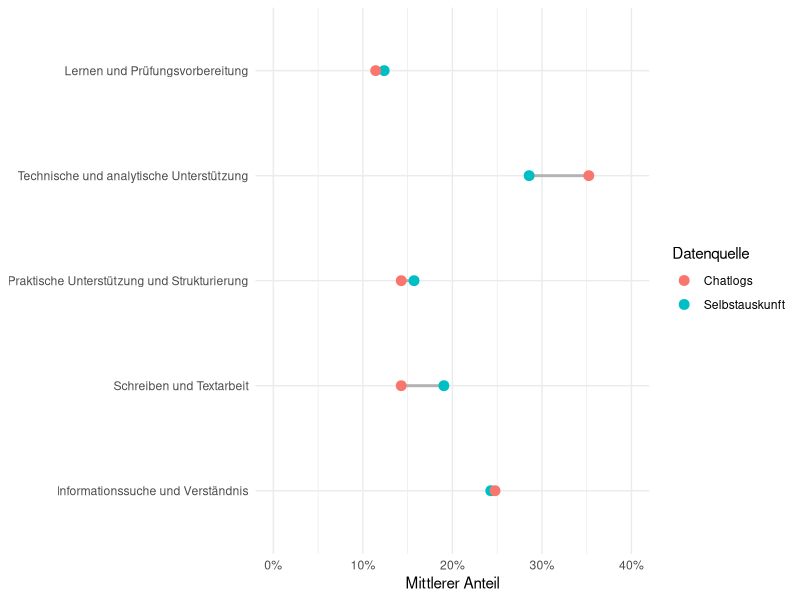
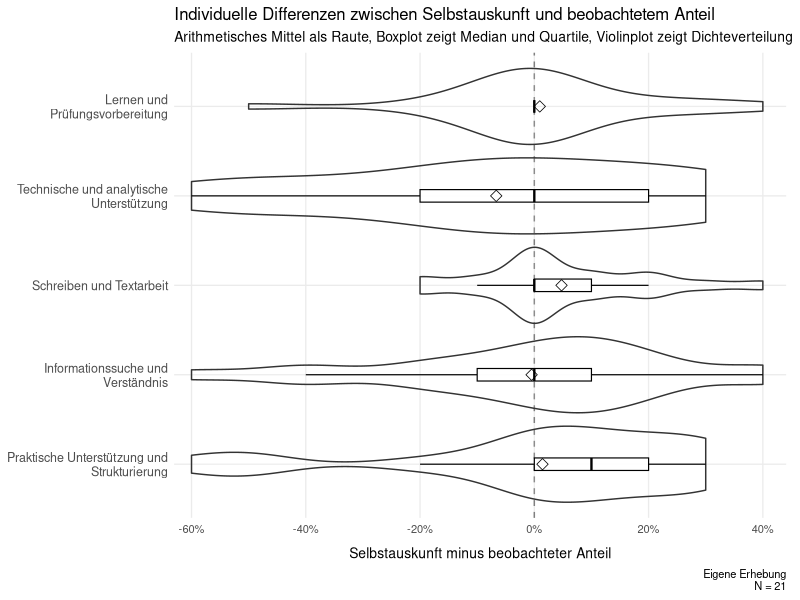
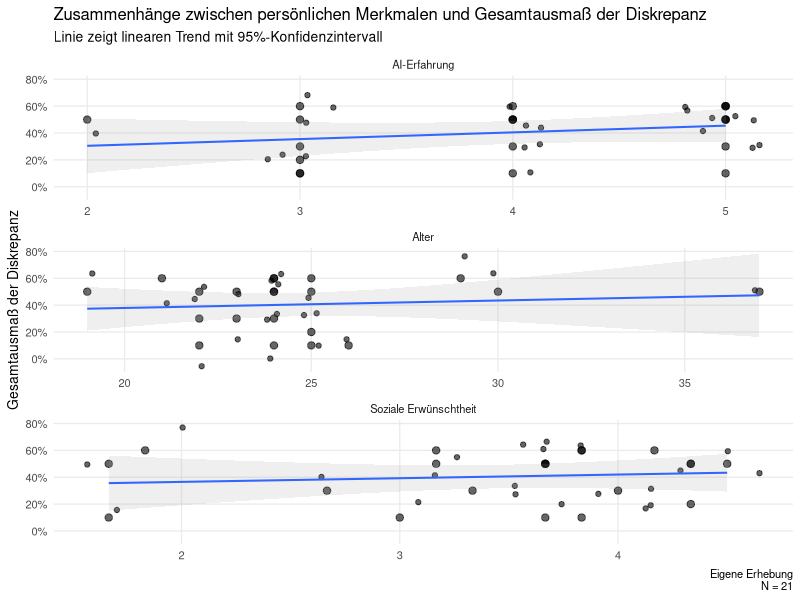
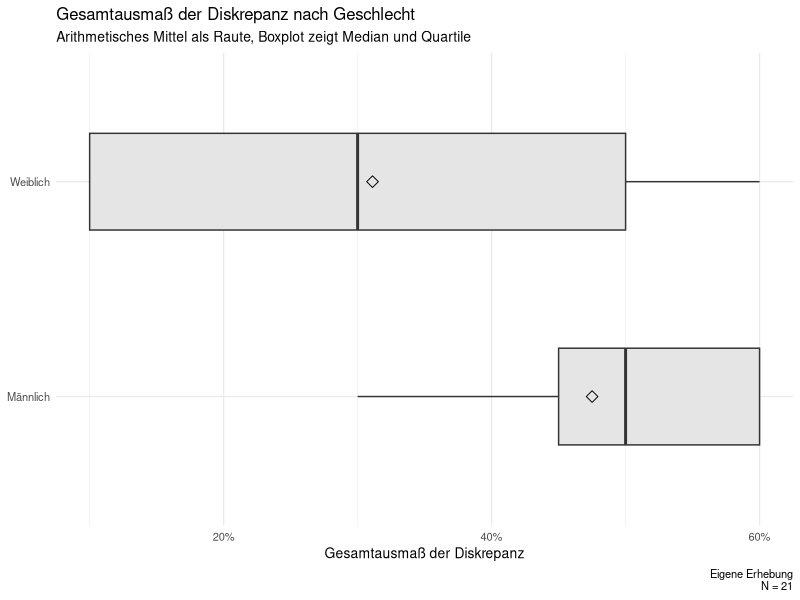

Source code (R) for these figures, in order:
library(here)
library(readr)
library(dplyr)
library(tidyr)
library(ggplot2)
library(scales)

df_analysis <- read_csv(
  here("data", "processed", "analysis_dataset.csv"),
  show_col_types = FALSE
)

global_digits <- 2


### Label vergeben

SA_cols <- c(
  "SA_info",
  "SA_schreiben",
  "SA_praktisch",
  "SA_technisch",
  "SA_lernen"
)

BE_cols <- c(
  "BE_info",
  "BE_schreiben",
  "BE_praktisch",
  "BE_technisch",
  "BE_lernen"
)

D_cols <- c(
  "D_info",
  "D_schreiben",
  "D_praktisch",
  "D_technisch",
  "D_lernen"
)

##
df_analysis <- df_analysis |>
  mutate(
    SA_krit_code = case_when(
      crit_visible_chat %in% c(1, 2) ~ 0L,
      crit_visible_chat %in% c(4, 5) ~ 1L,
      TRUE ~ NA_integer_
    )
  )

df_analysis <- df_analysis |>
  mutate(
    K_Diskrepanz =
      Modus_Kritik - SA_krit_code,

    K_Diskrepanz_Label = case_when(
      K_Diskrepanz == -1 ~ "falsches positiv",
      K_Diskrepanz == 0  ~ "korrekt",
      K_Diskrepanz == 1  ~ "falsches negativ",
      TRUE ~ NA_character_
    )
  )



### Long-format

task_long <- bind_rows(
  df_analysis |>
    transmute(
      id,
      task = "Informationssuche und Verständnis",
      self_report = SA_info,
      observed = BE_info,
      difference = D_info
    ),

  df_analysis |>
    transmute(
      id,
      task = "Schreiben und Textarbeit",
      self_report = SA_schreiben,
      observed = BE_schreiben,
      difference = D_schreiben
    ),

  df_analysis |>
    transmute(
      id,
      task = "Praktische Unterstützung und Strukturierung",
      self_report = SA_praktisch,
      observed = BE_praktisch,
      difference = D_praktisch
    ),

  df_analysis |>
    transmute(
      id,
      task = "Technische und analytische Unterstützung",
      self_report = SA_technisch,
      observed = BE_technisch,
      difference = D_technisch
    ),

  df_analysis |>
    transmute(
      id,
      task = "Lernen und Prüfungsvorbereitung",
      self_report = SA_lernen,
      observed = BE_lernen,
      difference = D_lernen
    )
)

## Reihenfolge festlegen

task_levels <- c(
  "Informationssuche und Verständnis",
  "Schreiben und Textarbeit",
  "Praktische Unterstützung und Strukturierung",
  "Technische und analytische Unterstützung",
  "Lernen und Prüfungsvorbereitung"
)

task_long <- task_long |>
  mutate(
    task = factor(
      task,
      levels = task_levels
    )
  )


## Vergleichstabelle erzeugen

task_summary <- task_long |>
  group_by(task) |>
  summarise(
    N = n(),

    mean_self_report = mean(self_report),
    sd_self_report = sd(self_report),

    mean_observed = mean(observed),
    sd_observed = sd(observed),

    mean_difference = mean(difference),
    median_difference = median(difference),

    mean_absolute_difference = mean(abs(difference)),

    exact_agreement_n = sum(abs(difference) < 1e-10),
    exact_agreement_percent =
      100 * exact_agreement_n / N,

    .groups = "drop"
  )

task_summary


## Personenbezogenes Gesamtdiskrepanz

person_discrepancy <- task_long |>
  group_by(id) |>
  summarise(
    total_variation =
      0.5 * sum(abs(difference)),

    mean_absolute_difference =
      mean(abs(difference)),

    largest_difference =
      max(abs(difference)),

    .groups = "drop"
  )

person_discrepancy |>
  summarise(
    N = n(),
    mean = mean(total_variation),
    sd = sd(total_variation),
    median = median(total_variation),
    minimum = min(total_variation),
    maximum = max(total_variation)
  )

## Visualisierung

task_means_long <- task_summary |>
  dplyr::select(
    task,
    mean_self_report,
    mean_observed
  ) |>
  tidyr::pivot_longer(
    cols = c(
      mean_self_report,
      mean_observed
    ),
    names_to = "source",
    values_to = "mean"
  ) |>
  dplyr::mutate(
    source = dplyr::recode(
      source,
      mean_self_report = "Selbstauskunft",
      mean_observed = "Chatlogs"
    )
  )

task_means_long

plot_task_means <- ggplot(
  task_means_long,
  aes(
    x = mean,
    y = task,
    color = source
  )
) +
  geom_line(
    aes(group = task),
    color = "grey70",
    linewidth = 1
  ) +
  geom_point(size = 3) +
  scale_x_continuous(
    labels = label_percent(),
    limits = c(0, 0.40)
  ) +
  labs(
    x = "Mittlerer Anteil",
    y = NULL,
    color = "Datenquelle"
  ) +
  theme_minimal()

plot_task_means


### Individuelle Differenzen

task_long_plot <- task_long |>
  mutate(
    task = forcats::fct_reorder(
      task,
      difference,
      .fun = median,
      .na_rm = TRUE,
      .desc = TRUE
    )
  )

plot_task_differences <- ggplot(
  task_long_plot,
  aes(
    x = difference,
    y = task
  )
) +
  geom_vline(
    xintercept = 0,
    linetype = "dashed",
    color = "grey50"
  ) +
  geom_violin(
    orientation = "y",
    scale = "width",
    trim = TRUE,
    adjust = 1.1,
    width = 0.85,
    alpha = 0.1
  ) +
  geom_boxplot(
    orientation = "y",
    width = 0.14,
    outlier.shape = NA,
    fill = "white",
    color = "black",
    alpha = 0.9,
    linewidth = 0.4
  ) +
  # Mittelwert als Raute
  stat_summary(
    orientation = "y",
    fun = mean,
    geom = "point",
    shape = 23,
    size = 2.8,
    color = "black",
    stroke = 0.4
  ) +
  scale_y_discrete(
    labels = \(x) stringr::str_wrap(x, width = 28)
  ) +
  scale_x_continuous(
    labels = scales::label_percent(),
    breaks = seq(-0.6, 0.4, 0.2),
    limits = c(-0.62, 0.42),
    expand = expansion(mult = c(0.01, 0.02))
  ) +
  labs(
    x = "Selbstauskunft minus beobachteter Anteil",
    y = NULL,
    title = "Individuelle Differenzen zwischen Selbstauskunft und beobachtetem Anteil",
    subtitle = "Arithmetisches Mittel als Raute, Boxplot zeigt Median und Quartile, Violinplot zeigt Dichteverteilung",
    caption = paste(
      "Eigene Erhebung\n N =",
      n_distinct(task_long_plot$id)
      )
  ) +
  theme_minimal(base_size = 10) +
  theme(
    panel.grid.minor = element_blank(),
    axis.text.y = element_text(
      size = 9,
      lineheight = 0.95
    ),
    axis.subtitle.x = element_text(
      size = 7,
      margin = margin(t = 4)
    ),
    axis.title.x = element_text(
      size = 10,
      margin = margin(t = 8)
    ),
    plot.margin = margin(
      t = 5,
      r = 10,
      b = 5,
      l = 5
    )
  )

plot_task_differences


### Interaktionsstil

sentiment_results <- df_analysis |>
  transmute(
    id,

    self_report = factor(
      SA_sent_code,
      levels = c(-1, 0, 1),
      labels = c(
        "Freundlich",
        "Neutral",
        "Unfreundlich"
      )
    ),

    observed = factor(
      Modus_Sentiment,
      levels = c(-1, 0, 1),
      labels = c(
        "Freundlich",
        "Neutral",
        "Unfreundlich"
      )
    ),

    discrepancy = factor(
      S_Diskrepanz_Label,
      levels = c(
        "unfreundlicher",
        "korrekt",
        "freundlicher"
      )
    )
  )

# Kreuztabelle
sentiment_cross_table <- sentiment_results |>
  count(self_report, observed) |>
  complete(
    self_report,
    observed,
    fill = list(n = 0)
  )

sentiment_cross_table

# Zusammenfassung Kreuztabelle

sentiment_summary <- sentiment_results |>
  count(discrepancy, name = "N") |>
  mutate(
    Prozent = 100 * N / sum(N)
  )

sentiment_summary

### Kritisches Prüfen

critical_results <- df_analysis |>
  transmute(
    id,

    self_report = factor(
      SA_krit_code,
      levels = c(0, 1),
      labels = c("Nein", "Ja")
    ),

    observed = factor(
      Modus_Kritik,
      levels = c(0, 1),
      labels = c("Nein", "Ja")
    ),

    discrepancy = factor(
      K_Diskrepanz_Label,
      levels = c(
        "falsches positiv",
        "korrekt",
        "falsches negativ"
      ),
      labels = c(
        "Nur in Selbstauskunft",
        "Übereinstimmung",
        "Nur in Chatlogs"
      )
    )
  )

### Kreuztabelle
critical_cross_table <- critical_results |>
  count(self_report, observed) |>
  complete(
    self_report,
    observed,
    fill = list(n = 0)
  )

critical_cross_table


### Zusammenfassung der Kreuztabelle
critical_summary <- critical_results |>
  count(discrepancy, name = "N") |>
  mutate(
    Prozent = 100 * N / sum(N)
  )

critical_summary


# Diskrepanzen nach Charakteristiken

df_discrepancy <- df_analysis |>
  mutate(
    discrepancy_total = 0.5 * (
      abs(D_info) +
        abs(D_schreiben) +
        abs(D_praktisch) +
        abs(D_technisch) +
        abs(D_lernen)
    ),

    gender_label = factor(
      gender,
      levels = c(1, 2),
      labels = c("Männlich", "Weiblich")
    )
  )


### Kontinuierliche Merkmale

continuous_associations <- df_discrepancy |>
  select(
    discrepancy_total,
    age,
    ai_experience,
    social_desir_mean
  ) |>
  pivot_longer(
    cols = -discrepancy_total,
    names_to = "variable",
    values_to = "value"
  ) |>
  mutate(
    variable = recode(
      variable,
      age = "Alter",
      ai_experience = "AI-Erfahrung",
      social_desir_mean = "Soziale Erwünschtheit"
    )
  )

association_summary <- continuous_associations |>
  group_by(variable) |>
  summarise(
    N = sum(complete.cases(value, discrepancy_total)),

    rho = cor(
      value,
      discrepancy_total,
      method = "spearman",
      use = "complete.obs"
    ),

    p_value = cor.test(
      value,
      discrepancy_total,
      method = "spearman",
      exact = FALSE
    )$p.value,

    .groups = "drop"
  )

association_summary

# Zusammenhänge als Plot

plot_personal_associations <- ggplot(
  continuous_associations,
  aes(
    x = value,
    y = discrepancy_total
  )
) +
  geom_point(
    size = 2.2,
    alpha = 0.6
  ) +
  geom_jitter(
    width = 0.2,
    height = 0.2,
    alpha = 0.6
  ) +
  geom_smooth(
    method = "lm",
    formula = y ~ x,
    se = TRUE,
    alpha = 0.15,
    linewidth = 0.7
  ) +
  facet_wrap(
    ~ variable,
    scales = "free_x",
    nrow = 3
  ) +
  scale_y_continuous(
    labels = scales::label_percent()
  ) +
  labs(
    title = "Zusammenhänge zwischen persönlichen Merkmalen und Gesamtausmaß der Diskrepanz",
    subtitle = "Linie zeigt linearen Trend mit 95%-Konfidenzintervall",
    caption = paste(
      "Eigene Erhebung\n N =",
      n_distinct(df_discrepancy$id)
    ),
    x = NULL,
    y = "Gesamtausmaß der Diskrepanz"
  ) +
  theme_minimal(base_size = 10) +
  theme(
    panel.grid.minor = element_blank()
  )

plot_personal_associations

## Geschlecht vergleichen

gender_summary <- df_discrepancy |>
  group_by(gender_label) |>
  summarise(
    N = n(),
    mean_discrepancy = mean(discrepancy_total, na.rm = TRUE),
    median_discrepancy = median(discrepancy_total, na.rm = TRUE),
    sd_discrepancy = sd(discrepancy_total, na.rm = TRUE),
    .groups = "drop"
  )

gender_summary

gender_test <- wilcox.test(
  discrepancy_total ~ gender_label,
  data = df_discrepancy,
  exact = FALSE
)

gender_test


# Geschlecht plot

plot_gender_discrepancy <- ggplot(
  df_discrepancy,
  aes(
    x = gender_label,
    y = discrepancy_total
  )
) +
  geom_boxplot(
    width = 0.45,
    outlier.shape = NA,
    fill = "grey90"
  ) +
  stat_summary(
    fun = mean,
    geom = "point",
    shape = 23,
    size = 2.8
  ) +
  scale_y_continuous(
    labels = scales::label_percent()
  ) +
  labs(
    title = "Gesamtausmaß der Diskrepanz nach Geschlecht",
    subtitle = "Arithmetisches Mittel als Raute, Boxplot zeigt Median und Quartile",
    caption = paste(
      "Eigene Erhebung\n N =",
      n_distinct(df_discrepancy$id)
    ),
    x = NULL,
    y = "Gesamtausmaß der Diskrepanz"
  ) +
  theme_minimal(base_size = 10) +
  coord_flip()

plot_gender_discrepancy
